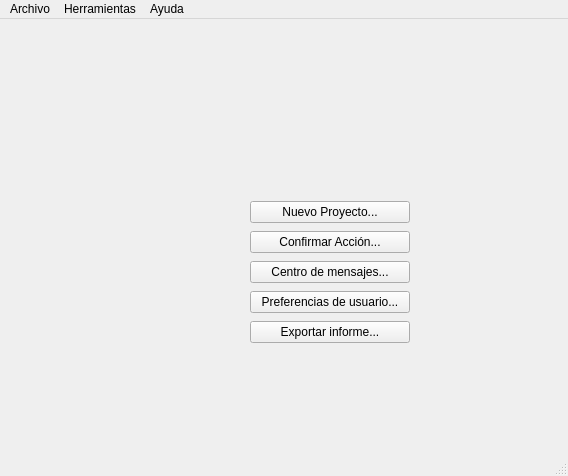
<?xml version="1.0" encoding="UTF-8"?>
<ui version="4.0">
 <class>MainWindow</class>
 <widget class="QMainWindow" name="MainWindow">
  <property name="geometry">
   <rect>
    <x>0</x>
    <y>0</y>
    <width>568</width>
    <height>476</height>
   </rect>
  </property>
  <property name="windowTitle">
   <string>MainWindow</string>
  </property>
  <widget class="QWidget" name="centralwidget">
   <widget class="QWidget" name="verticalLayoutWidget">
    <property name="geometry">
     <rect>
      <x>250</x>
      <y>180</y>
      <width>160</width>
      <height>146</height>
     </rect>
    </property>
    <layout class="QVBoxLayout" name="verticalLayout">
     <item>
      <widget class="QPushButton" name="btnNuevoProyecto">
       <property name="text">
        <string>Nuevo Proyecto...</string>
       </property>
      </widget>
     </item>
     <item>
      <widget class="QPushButton" name="btnConfirmar">
       <property name="text">
        <string>Confirmar Acción...</string>
       </property>
      </widget>
     </item>
     <item>
      <widget class="QPushButton" name="btnCentroMens">
       <property name="text">
        <string>Centro de mensajes...</string>
       </property>
      </widget>
     </item>
     <item>
      <widget class="QPushButton" name="btnPref">
       <property name="text">
        <string>Preferencias de usuario...</string>
       </property>
      </widget>
     </item>
     <item>
      <widget class="QPushButton" name="bntExport">
       <property name="text">
        <string>Exportar informe...</string>
       </property>
      </widget>
     </item>
    </layout>
   </widget>
  </widget>
  <widget class="QMenuBar" name="menubar">
   <property name="geometry">
    <rect>
     <x>0</x>
     <y>0</y>
     <width>568</width>
     <height>33</height>
    </rect>
   </property>
   <widget class="QMenu" name="menuArchivo">
    <property name="title">
     <string>Archivo</string>
    </property>
   </widget>
   <widget class="QMenu" name="menuHerramientas">
    <property name="title">
     <string>Herramientas</string>
    </property>
   </widget>
   <widget class="QMenu" name="menuAyuda">
    <property name="title">
     <string>Ayuda</string>
    </property>
   </widget>
   <addaction name="menuArchivo"/>
   <addaction name="menuHerramientas"/>
   <addaction name="menuAyuda"/>
  </widget>
  <widget class="QStatusBar" name="statusbar"/>
 </widget>
 <resources/>
 <connections/>
</ui>
